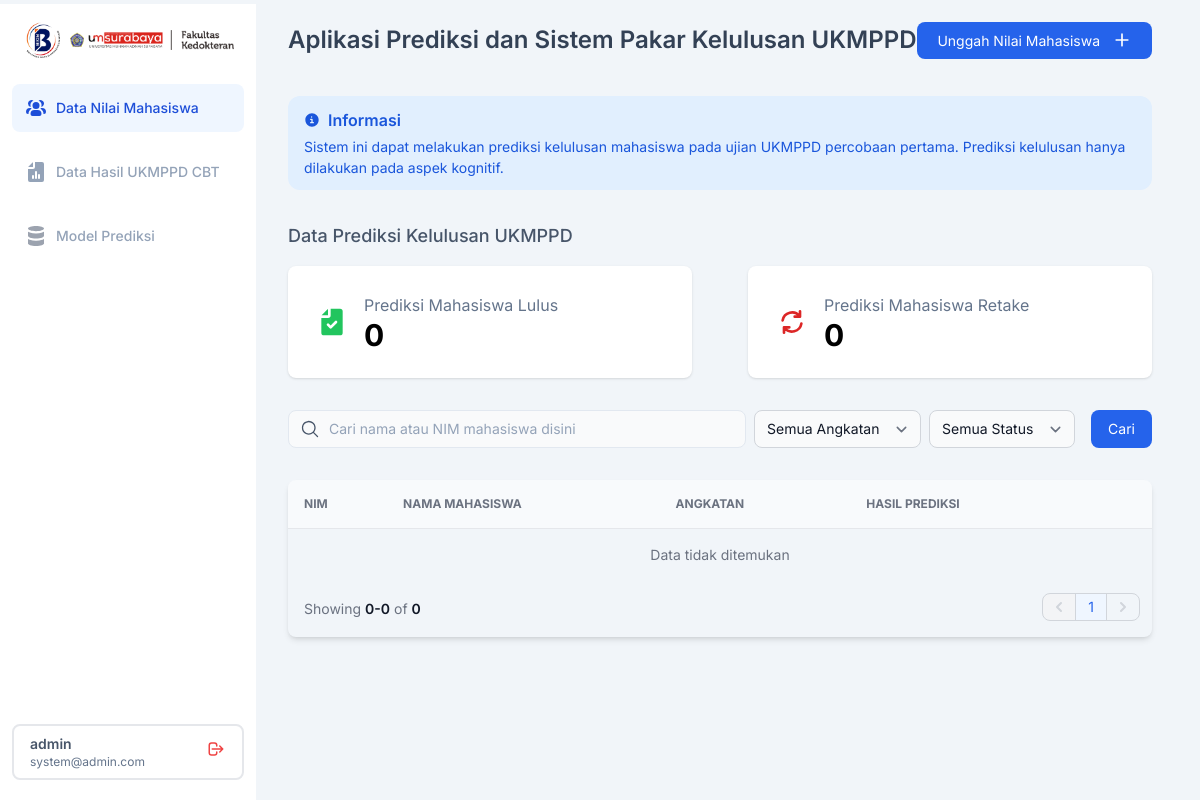
The app's page / (signed in), older data.
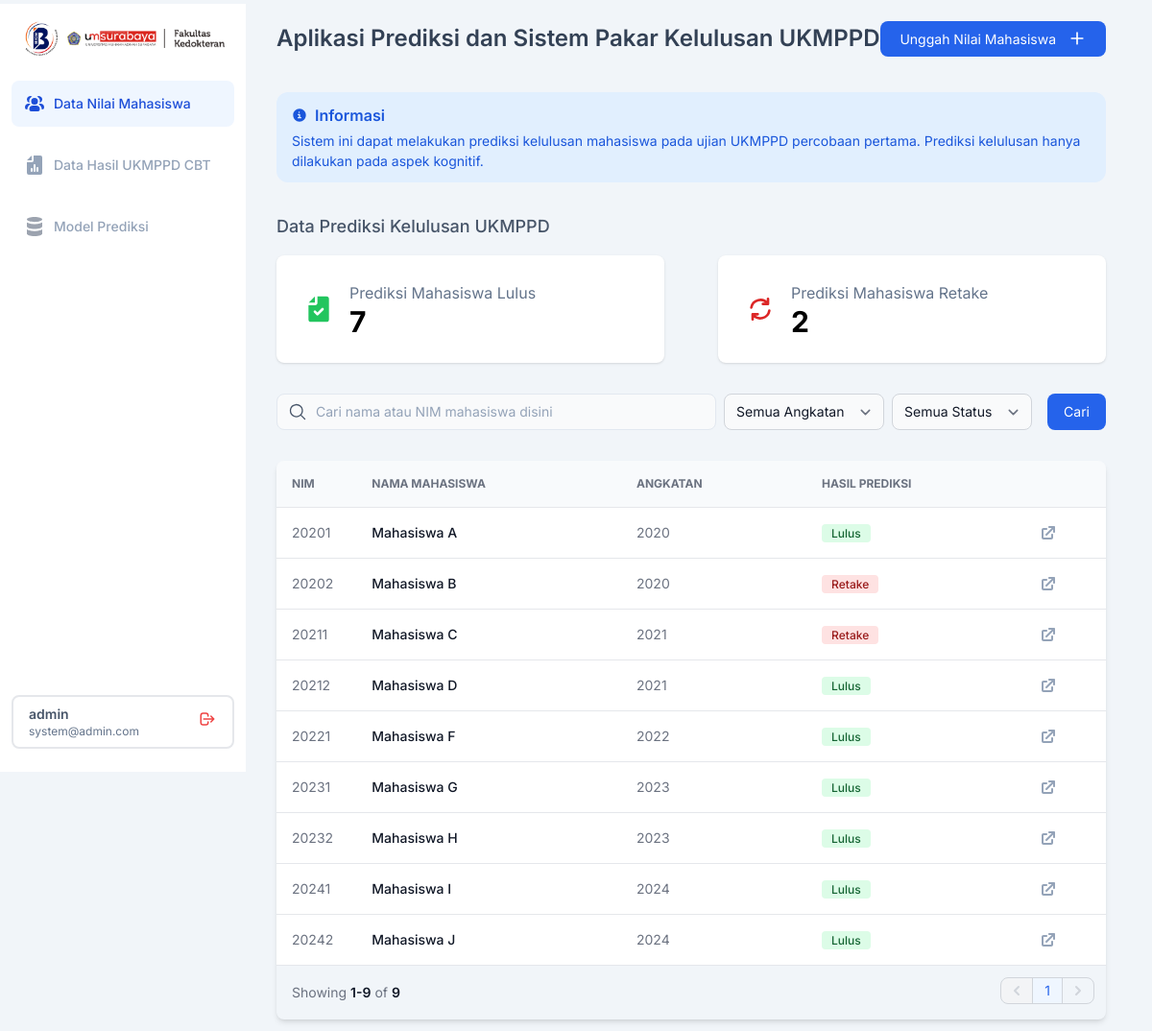
The same page, newer data.
### dataNilai/models.py (models this page shows, shortened)
class nilaiMahasiswa(models.Model):
    mahasiswa_ID = models.AutoField(primary_key=True)
    nama_mahasiswa = models.CharField(max_length=512)
    NIM = models.IntegerField()
    angkatan = models.CharField(max_length=20)
    semester = models.CharField(max_length=20)
    IPD = models.FloatField(blank=True, null=True)
    IKA = models.FloatField(blank=True, null=True)
    RAD = models.FloatField(blank=True, null=True)
    SRM = models.FloatField(blank=True, null=True)
    KDK = models.FloatField(blank=True, null=True)
    MPK = models.FloatField(blank=True, null=True)
    ANT = models.FloatField(blank=True, null=True)
    MAT = models.FloatField(blank=True, null=True)
    IKM = models.FloatField(blank=True, null=True)
    THTKL = models.FloatField(blank=True, null=True)
    KJW = models.FloatField(blank=True, null=True)
    OT2 = models.FloatField(blank=True, null=True)
    BED = models.FloatField(blank=True, null=True)
    OBG = models.FloatField(blank=True, null=True)
    FOR = models.FloatField(blank=True, null=True)
    MOI = models.FloatField(blank=True, null=True)
    ELK = models.FloatField(blank=True, null=True)
    hasil_ukmppd = models.IntegerField(choices=[(0, 'Retake'), (1, 'Lulus')], null=True, blank=True)
    solution = models.CharField(max_length=1024, blank=True, null=True)
    created_at = models.DateTimeField(auto_now_add=True)
    updated_at = models.DateTimeField(auto_now=True)

### webdemo/views.py (the view)
# urls.py: path('', views.index),
def index(request):
    dashboard = nilaiMahasiswa.objects.all().order_by('nama_mahasiswa')
    record_count = nilaiMahasiswa.objects.all().count()
    angkatan_list = nilaiMahasiswa.objects.values_list('angkatan', flat=True).distinct()
    nilai_search_query = request.GET.get('query')
    nilai_filter_angkatan = request.GET.get('angkatan')
    nilai_filter_status = request.GET.get('status')
    if nilai_search_query:
        dashboard = dashboard.filter(Q(nama_mahasiswa__icontains = nilai_search_query) | Q(NIM__icontains = nilai_search_query))
    if nilai_filter_angkatan and nilai_filter_angkatan != 'Semua Angkatan':
        dashboard = dashboard.filter(angkatan = nilai_filter_angkatan)
    if nilai_filter_status and nilai_filter_status != 'Semua':
        if nilai_filter_status == 'Lulus':
            dashboard = dashboard.filter(hasil_ukmppd = 1)
        elif nilai_filter_status == 'Retake':
            dashboard = dashboard.filter(hasil_ukmppd = 0)
    paginator = Paginator(dashboard, 10)
    page_number = request.GET.get('page')
    page_obj = paginator.get_page(page_number)
    record_count = dashboard.count()
    predict_lulus = nilaiMahasiswa.objects.filter(hasil_ukmppd = 1).count()
    predict_retake = nilaiMahasiswa.objects.filter(hasil_ukmppd = 0).count()
    context = {
        'page_obj': page_obj,
        'record_count': record_count,
        'angkatan_list': angkatan_list,
        'nilai_search_query': nilai_search_query,
        'nilai_filter_angkatan': nilai_filter_angkatan,
        'nilai_filter_status': nilai_filter_status,
        'predict_lulus': predict_lulus,
        'predict_retake': predict_retake,
    }
    return render(request, 'homepage.html', context)

### templates/homepage.html (shortened to what this page needs)
{% load static tailwind_tags %}
{% load static %}
<!DOCTYPE html>
<html>
  <head>
    {% tailwind_css %}
  </head>
  <body class="bg-slate-100 font-['Inter']">
    <aside id="default-sidebar" class="fixed top-0 left-0 z-40 w-64 h-screen transition-transform -translate-x-full sm:translate-x-0" aria-label="Sidebar">
      <div class="h-full px-3 py-4 mt-1 overflow-y-auto bg-white flex flex-col justify-between">
        <div class="flex flex-col gap-6">
          <div class="sm:ml flex justify-center gap-2 items-center">
            <img class="w-10" src="{% static 'img/rdib.png' %}" />
            <img class="w-[163.76px] h-[19.51px]" src="{% static 'img/fkum.png' %}" />
          </div>
          <ul class="space-y-4 font-medium">
            <a href="/" class="flex items-center p-3 bg-blue-50 rounded-lg text-blue-600">
              <li class="flex gap-2 items-center justify-start">
                <span class="text-blue-700 text-[14px] font-medium font-['Inter'] leading-normal">Data Nilai Mahasiswa</span>
              </li>
            </a>
            <a href="/data-ukmppd" class="flex items-center p-3 hover:bg-slate-100 rounded-lg text-gray-900">
              <li class="flex gap-2 items-center justify-start">
                <span class="text-slate-400 text-[14px] font-medium font-['Inter'] leading-normal">Data Hasil UKMPPD CBT</span>
              </li>
            </a>
            <a href="/model-prediksi" class="flex items-center p-3 hover:bg-slate-100 rounded-lg text-gray-900">
              <li class="flex gap-2 items-center justify-start">
                <span class="text-slate-400 text-[14px] font-medium font-['Inter'] leading-normal">Model Prediksi</span>
              </li>
            </a>
          </ul>
        </div>
        <div class="px-4 py-2 mb-2 border-2 rounded-lg flex justify-between items-center">
          <div class="flex flex-col">
              <span class="text-slate-600 text-sm font-semibold">{{ user.username }}</span>
              <span class="text-slate-500 text-xs font-normal">{{ user.email }}</span>
          </div>
          <form action="{% url 'logout' %}" method="post">
            <button type="submit" class="bg-transparent border-none p-0 cursor-pointer">
            </button>
          </form>
      </div>
      </div>
    </aside>
    <div class="p-4 gap-y-8 sm:ml-64 mr-8 ps-8 flex flex-col">
      <div class="flex grid-cols-1 items-center justify-between">
        <span class="text-slate-700 text-2xl font-semibold font-['Inter'] leading-loose">Aplikasi Prediksi dan Sistem Pakar Kelulusan UKMPPD</span>
        <a href="data-nilai/form-nilai" class="bg-blue-600 hover:bg-blue-700 rounded-lg justify-center items-center flex gap-3 px-5 h-[37px]">
          <span class="text-white text-sm font-base font-['Inter'] leading-[21px]">Unggah Nilai Mahasiswa</span>
          <svg class="w-5 h-5 text-white" aria-hidden="true" xmlns="http://www.w3.org/2000/svg" width="10" height="10" fill="none" viewBox="0 0 24 24">
            <path stroke="currentColor" stroke-linecap="round" stroke-linejoin="round" stroke-width="2" d="M5 12h14m-7 7V5" />
          </svg>
        </a>
      </div>
      <div class="p-3 px-4 flex flex-col gap-y-1 bg-[#e1effe] rounded-xl">
        <div class="inline-flex items-center gap-2">
          <span class="text-[#1a56db] text-base font-semibold font-['Inter'] leading-normal">Informasi</span>
        </div>
        <span class="text-[#1a56db] text-sm font-normal font-['Inter'] leading-[21px]">Sistem ini dapat melakukan prediksi kelulusan mahasiswa pada ujian UKMPPD percobaan pertama. Prediksi kelulusan hanya dilakukan pada aspek kognitif.</span>
      </div>
      <div class="flex flex-col gap-4">
        <div class="flex justify-between">
          <span class="text-slate-600 text-lg font-medium font-['Inter'] leading-7">Data Prediksi Kelulusan UKMPPD</span>
        </div>
        <div class="grid md:grid-cols-2 gap-14">
          <div class="flex gap-x-4 items-center bg-white shadow p-7 rounded-lg">
            <div class="flex flex-col justify-start items-start gap-1">
              <span class="text-slate-500 text-[16px] leading-snug">Prediksi Mahasiswa Lulus</span>
              <span class="text-[30px] font-bold leading-none">{{ predict_lulus|default:0 }}</span>
            </div>
          </div>
          <div class="flex gap-x-4 items-center bg-white shadow p-7 rounded-lg">
            <div class="flex flex-col justify-start items-start gap-1">
              <span class="text-slate-500 text-[16px] leading-snug">Prediksi Mahasiswa Retake</span>
              <span class="text-[30px] font-bold leading-none">{{ predict_retake|default:0 }}</span>
            </div>
          </div>
        </div>
      </div>
      <form method="GET" action="{% url 'index' %}" class="grid">
        <div class="justify-end inline-flex gap-2">
            <div class="w-full flex items-center relative">
              <input
              name = "query"
              value = "{{ nilai_search_query|default:''}}"
              class="w-full bg-gray-50 placeholder:text-slate-400 text-slate-700 text-sm border border-slate-200 rounded-lg pl-10 pr-3 py-2 transition duration-300 ease focus:outline-none focus:border-slate-400 hover:border-slate-300"
              placeholder="Cari nama atau NIM mahasiswa disini"/>
            </div>
            <select name="angkatan" id="angkatan" class="bg-gray-50 border border-gray-300 text-gray-900 text-sm rounded-lg focus:ring-blue-500 focus:border-blue-500 block pl-3 py-1">
              <option value="Semua Angkatan" {% if nilai_filter_angkatan == "Semua Angkatan" %} selected {% endif %}>Semua Angkatan</option>
            </select>
            <select name="status" id="status" class="bg-gray-50 border border-gray-300 text-gray-900 text-sm rounded-lg focus:ring-blue-500 focus:border-blue-500 block pl-3 py-1">
              <option value="Semua" {% if nilai_filter_status == "Semua" %} selected {% endif %}>Semua Status</option>
            </select>
            <button
                class="rounded-lg bg-blue-600 py-2 px-4 border border-transparent text-center text-sm text-white focus:bg-blue-700 focus:shadow-none active:bg-blue-700 hover:bg-blue-700 active:shadow-none disabled:pointer-events-none disabled:opacity-50 ml-2"
                type="submit">
                Cari
            </button>
        </div>
      </form>
      <div class="relative overflow-x-auto shadow-md sm:rounded-lg">
        <table class="w-full text-sm text-left rtl:text-right text-gray-500">
          <thead class="text-xs uppercase bg-slate-50 border-b">
            <tr>
              <th scope="col" class="p-4">NIM</th>
              <th scope="col" class="px-6 py-3">Nama Mahasiswa</th>
              <th scope="col" class="px-6 py-3">Angkatan</th>
              <th scope="col" class="px-6 py-3">Hasil Prediksi</th>
              <th scope="col" class="px-6 py-3"></th>
            </tr>
          </thead>
          <tbody>
            {% if page_obj.object_list %}
              {% for dashboard in page_obj.object_list %}
              <tr class="bg-white border-b hover:bg-gray-200">
                <td class="w-4 p-4">{{ dashboard.NIM }}</td>
                <th scope="row" class="px-6 py-4 font-medium text-gray-900 whitespace-nowrap">{{ dashboard.nama_mahasiswa }}</th>
                <td class="px-6 py-4">{{ dashboard.angkatan }}</td>
                <td class="px-6 py-4">
                  {% if dashboard.hasil_ukmppd == 1 %}
                    <span class="bg-green-100 text-green-800 border-green-300 font-['Inter'] text-xs font-medium me-2 px-2.5 py-0.5 rounded">Lulus</span>
                  {% elif dashboard.hasil_ukmppd == 0 %}
                    <span class="bg-red-100 text-red-800 border-red-300 font-['Inter'] text-xs font-medium me-2 px-2.5 py-0.5 rounded">Retake</span>
                  {% endif %}
                </td>
                <td class="px-4 py-4">
                  <a href="{% url 'detail-nilai' dashboard.NIM %}" class="font-medium hover:underline">
                  </a>
                </td>
              </tr>
              {% endfor %}
            {% else %}
              <tr>
                <td colspan="5" class="text-center py-4">Data tidak ditemukan</td>
              </tr>
            {% endif %}
          </tbody>
        </table>
        <nav class="flex items-center flex-column flex-wrap md:flex-row justify-between py-3" aria-label="Table navigation">
          <span class="pl-4 text-sm font-normal text-gray-500 :inline md:w-auto">Showing <span class="font-semibold text-gray-900">{{ page_obj.start_index }}-{{ page_obj.end_index }}</span> of <span class="font-semibold text-gray-900">{{ record_count }}</span></span>
          <ul class="pr-3 inline-flex -space-x-px rtl:space-x-reverse text-sm h-8">
            {% if page_obj.has_previous %}
              <li>
                <a href="?page={{ page_obj.previous_page_number }}" class="flex items-center justify-center px-1 h-7 ms-0 leading-tight text-gray-500 bg-white border border-gray-300 rounded-s-lg hover:bg-gray-100 hover:text-gray-700">
                  <svg class="w-6 h-6 text-gray-500" aria-hidden="true" xmlns="http://www.w3.org/2000/svg" width="24" height="24" fill="none" viewBox="0 0 24 24">
                    <path stroke="currentColor" stroke-linecap="round" stroke-linejoin="round" stroke-width="2" d="m14 8-4 4 4 4" />
                  </svg>
                </a>
              </li>
              {% else %}
                <li>
                  <a href="#" class="flex items-center justify-center px-1 h-7 ms-0 leading-tight text-gray-300 bg-gray-100 border border-gray-300 rounded-s-lg" disabled>
                    <svg class="w-6 h-6 text-gray-300" aria-hidden="true" xmlns="http://www.w3.org/2000/svg" width="24" height="24" fill="none" viewBox="0 0 24 24">
                      <path stroke="currentColor" stroke-linecap="round" stroke-linejoin="round" stroke-width="2" d="m14 8-4 4 4 4" />
                    </svg>
                  </a>
                </li>
            {% endif %}
            {% for num in page_obj.paginator.page_range %}
              {% if page_obj.number == num %}
                <li>
                  <a href="?page={{ num }}" aria-current="page" class="flex items-center justify-center px-3 h-7 text-blue-600 border border-gray-300 bg-blue-50 hover:bg-blue-100 hover:text-blue-700">
                      {{ num }}
                  </a>
                </li>
              {% else %}
                <li>
                  <a href="?page={{ num }}" class="flex items-center justify-center px-3 h-7 leading-tight text-gray-500 bg-white border border-gray-300 hover:bg-gray-100 hover:text-gray-700">
                      {{ num }}
                  </a>
                </li>
              {% endif %}
            {% endfor %}
            {% if page_obj.has_next %}
                <li>
                  <a href="?page={{ page_obj.next_page_number }}" class="flex items-center justify-center px-1 h-7 leading-tight text-gray-500 bg-white border border-gray-300 rounded-e-lg hover:bg-gray-100 hover:text-gray-700">
                      <svg class="w-6 h-6 text-gray-500" aria-hidden="true" xmlns="http://www.w3.org/2000/svg" width="24" height="24" fill="none" viewBox="0 0 24 24">
                          <path stroke="currentColor" stroke-linecap="round" stroke-linejoin="round" stroke-width="2" d="m10 16 4-4-4-4" />
                      </svg>
                  </a>
                </li>
            {% else %}
              <li>
                <a href="#" class="flex items-center justify-center px-1 h-7 leading-tight text-gray-300 bg-grey-100 border border-gray-300 rounded-e-lg" disabled>
                    <svg class="w-6 h-6 text-gray-300" aria-hidden="true" xmlns="http://www.w3.org/2000/svg" width="24" height="24" fill="none" viewBox="0 0 24 24">
                        <path stroke="currentColor" stroke-linecap="round" stroke-linejoin="round" stroke-width="2" d="m10 16 4-4-4-4" />
                    </svg>
                </a>
              </li>
            {% endif %}
          </ul>
        </nav>
      </div>
    </div>
  </body>
</html>

Row changes from the older to the newer data that the page shows:
added nilaiMahasiswa: NIM "20201", nama_mahasiswa "Mahasiswa A", angkatan "2020", hasil_ukmppd "Lulus"
added nilaiMahasiswa: NIM "20202", nama_mahasiswa "Mahasiswa B", angkatan "2020", hasil_ukmppd "Retake"
added nilaiMahasiswa: NIM "20211", nama_mahasiswa "Mahasiswa C", angkatan "2021", hasil_ukmppd "Retake"
added nilaiMahasiswa: NIM "20212", nama_mahasiswa "Mahasiswa D", angkatan "2021", hasil_ukmppd "Lulus"
added nilaiMahasiswa: NIM "20221", nama_mahasiswa "Mahasiswa F", angkatan "2022", hasil_ukmppd "Lulus"
added nilaiMahasiswa: NIM "20231", nama_mahasiswa "Mahasiswa G", angkatan "2023", hasil_ukmppd "Lulus"
added nilaiMahasiswa: NIM "20232", nama_mahasiswa "Mahasiswa H", angkatan "2023", hasil_ukmppd "Lulus"
added nilaiMahasiswa: NIM "20241", nama_mahasiswa "Mahasiswa I", angkatan "2024", hasil_ukmppd "Lulus"
added nilaiMahasiswa: NIM "20242", nama_mahasiswa "Mahasiswa J", angkatan "2024", hasil_ukmppd "Lulus"
Text that changed along with them:
{{ predict_lulus|default:0 }}: "0" → "7"
{{ predict_retake|default:0 }}: "0" → "2"
{{ page_obj.start_index }}: "0" → "1"
{{ page_obj.end_index }}: "0" → "9"
{{ record_count }}: "0" → "9"
text no longer shown: "Data tidak ditemukan"
